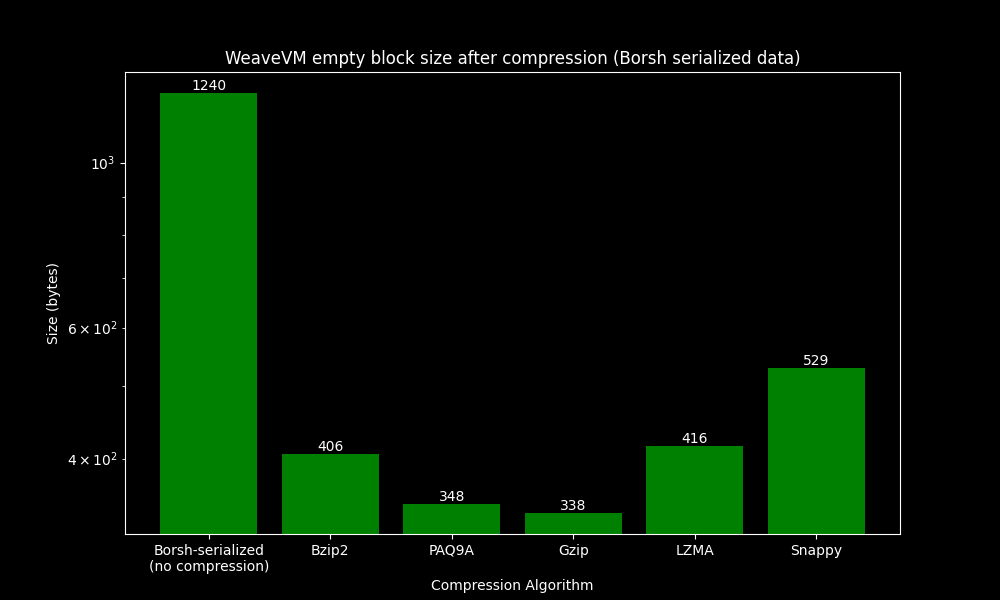

Here is the Python script that generated this plot:
import snappy
import gzip
import bz2
import lzma
import paq
from borsh_construct import U8, U64, String, CStruct, Option, Vec
from construct import Container
import matplotlib.pyplot as plt
import json

# Define Hex as a string for simplicity
Hex = String

# Header struct
Header = CStruct(
    "parent_hash" / Hex,
    "ommers_hash" / Hex,
    "beneficiary" / Hex,
    "state_root" / Hex,
    "transactions_root" / Hex,
    "receipts_root" / Hex,
    "withdrawals_root" / Hex,
    "logs_bloom" / Hex,
    "difficulty" / Hex,
    "number" / U64,
    "gas_limit" / U64,
    "gas_used" / U64,
    "timestamp" / U64,
    "mix_hash" / Hex,
    "nonce" / U64,
    "base_fee_per_gas" / U64,
    "blob_gas_used" / Option(U64),
    "excess_blob_gas" / Option(U64),
    "parent_beacon_block_root" / Option(Hex),
    "requests_root" / Option(Hex),
    "extra_data" / Hex
)

# BlockHeader struct
BlockHeader = CStruct(
    "hash" / Hex,
    "header" / Header
)

# Block struct
Block = CStruct(
    "header" / BlockHeader,
    "body" / Vec(CStruct()),  # assuming body contains a list of empty structures
    "ommers" / Vec(CStruct()),  # assuming ommers contains a list of empty structures
    "withdrawals" / Vec(CStruct()),  # assuming withdrawals contains a list of empty structures
    "requests" / Option(Vec(CStruct()))  # assuming requests contains an optional list of empty structures
)

# Final struct containing block and senders
FinalStruct = CStruct(
    "block" / Block,
    "senders" / Vec(Hex)
)

# Sample data: https://viewblock.io/arweave/tx/h3uakzDm_UFDczRDCVSdirFzXnk1-YC44QpU9G14D3k
sample_data = {
    "block": {
        "header": {
            "hash": "0xf32a0281236ece592fd4360393b4907c258ab401ffeb3d9c12c3575652173875",
            "header": {
                "parent_hash": "0xf08de3f5d08fbc69a92b36421f07f121c7eeca629d548c9d6be4f8da76ffa25c",
                "ommers_hash": "0x1dcc4de8dec75d7aab85b567b6ccd41ad312451b948a7413f0a142fd40d49347",
                "beneficiary": "0x123463a4b065722e99115d6c222f267d9cabb524",
                "state_root": "0xeeec063dfa322eaf90ef24b34cd901bb471ef2082ed714df8f6db3a3cdcd19a2",
                "transactions_root": "0x56e81f171bcc55a6ff8345e692c0f86e5b48e01b996cadc001622fb5e363b421",
                "receipts_root": "0x56e81f171bcc55a6ff8345e692c0f86e5b48e01b996cadc001622fb5e363b421",
                "withdrawals_root": "0x56e81f171bcc55a6ff8345e692c0f86e5b48e01b996cadc001622fb5e363b421",
                "logs_bloom": "0x00000000000000000000000000000000000000000000000000000000000000000000000000000000000000000000000000000000000000000000000000000000000000000000000000000000000000000000000000000000000000000000000000000000000000000000000000000000000000000000000000000000000000000000000000000000000000000000000000000000000000000000000000000000000000000000000000000000000000000000000000000000000000000000000000000000000000000000000000000000000000000000000000000000000000000000000000000000000000000000000000000000000000000000000000000000",
                "difficulty": "0x0",
                "number": 1,
                "gas_limit": 30000000,
                "gas_used": 0,
                "timestamp": 1721242735,
                "mix_hash": "0xf08de3f5d08fbc69a92b36421f07f121c7eeca629d548c9d6be4f8da76ffa25c",
                "nonce": 0,
                "base_fee_per_gas": 875000000,
                "blob_gas_used": None,
                "excess_blob_gas": None,
                "parent_beacon_block_root": None,
                "requests_root": None,
                "extra_data": "0x726574682f76312e302e312f6c696e7578"
            }
        },
        "body": [],
        "ommers": [],
        "withdrawals": [],
        "requests": None
    },
    "senders": []
}

# Build the struct with the sample data
built_data = FinalStruct.build(sample_data)

# Parse the struct back to verify correctness
parsed_data = FinalStruct.parse(built_data)
#print(parsed_data)


# Calculate the lengths
length_built_data = len(built_data)

print(f"Original size: {len(built_data)}")

# paq9a compression
compressed_paq = paq.compress(built_data)
print(f"PAQ compressed size: {len(compressed_paq)}")

# Snappy compression
compressed_snappy = snappy.compress(built_data)
print(f"Snappy compressed size: {len(compressed_snappy)}")

# Gzip compression
compressed_gzip = gzip.compress(built_data)
print(f"Gzip compressed size: {len(compressed_gzip)}")

# Bzip2 compression
compressed_bz2 = bz2.compress(built_data)
print(f"Bzip2 compressed size: {len(compressed_bz2)}")

# LZMA compression
compressed_lzma = lzma.compress(built_data)
print(f"LZMA compressed size: {len(compressed_lzma)}")

plt.style.use('dark_background')

# Set dark theme
plt.style.use('dark_background')

# Data
methods = ['Borsh-serialized\n(no compression)', 'Bzip2', 'PAQ9A', 'Gzip', 'LZMA', 'Snappy']
sizes = [
    len(built_data),
    len(compressed_bz2),
    len(compressed_paq),
    len(compressed_gzip),
    len(compressed_lzma),
    len(compressed_snappy)
]

# Plot
plt.figure(figsize=(10, 6))
bars = plt.bar(methods, sizes, color='green')

# Annotate bars
for bar in bars:
    yval = bar.get_height()
    plt.text(bar.get_x() + bar.get_width() / 2, yval, f'{yval}', ha='center', va='bottom', color='white')

plt.xlabel('Compression Algorithm', color='white')
plt.ylabel('Size (bytes)', color='white')
plt.title('WeaveVM empty block size after compression (Borsh serialized data)', color='white')
plt.yscale('log')
plt.xticks(color='white')
plt.yticks(color='white')
plt.savefig("./serialization_compression_benchmark/borsh_serialized/borsh_serialized.png")
plt.show()